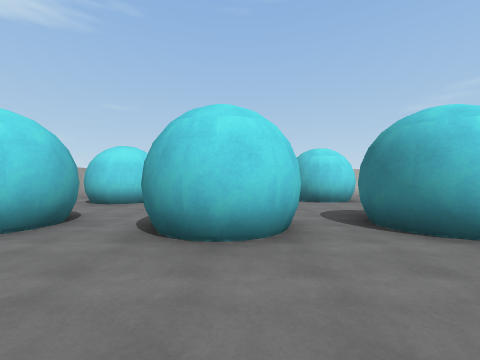
View 1 (above)

21 first-person views from a walk through a scene from a Unity 3-D project. The camera is 1.5 m above the floor, looks level and sees 90° across. The floor is counted in squares, 2 m on a side. Each view is taken from the middle of a square. On the plan, view 1 faces up. The plan holds only what a view shows up to about 9 squares ahead; the rest is blank. The place goes on beyond the plan. Surface patterns are stand-ins for the level's own textures.

View 2
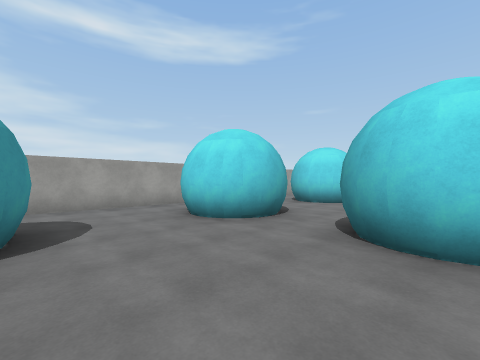

View 3
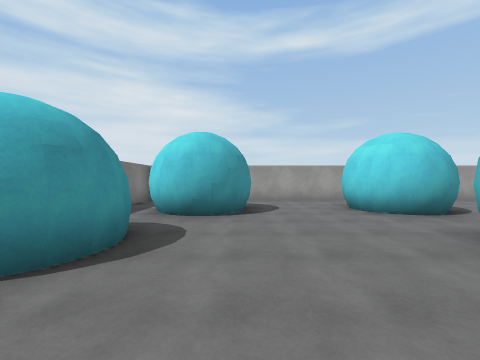

View 4
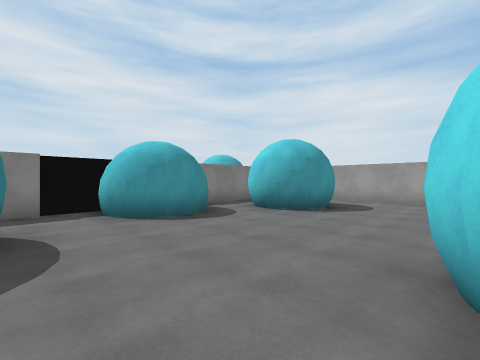

View 5
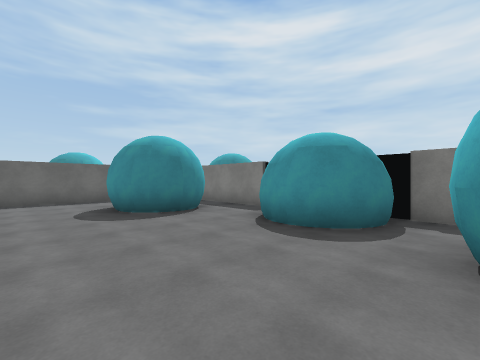

View 6
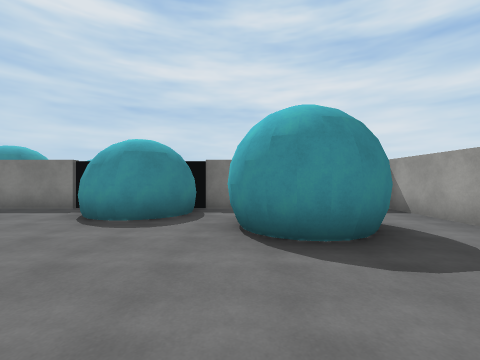

View 7
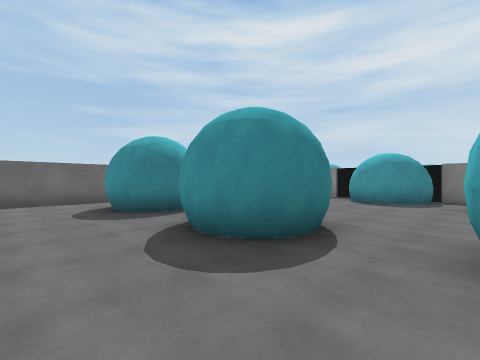

View 8
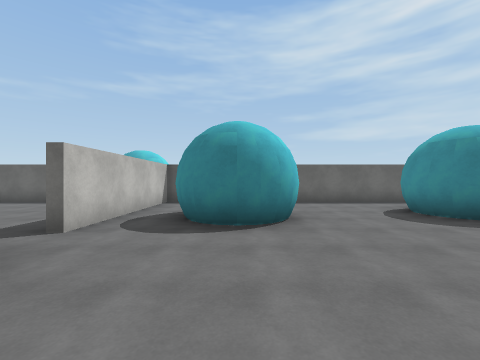

View 9
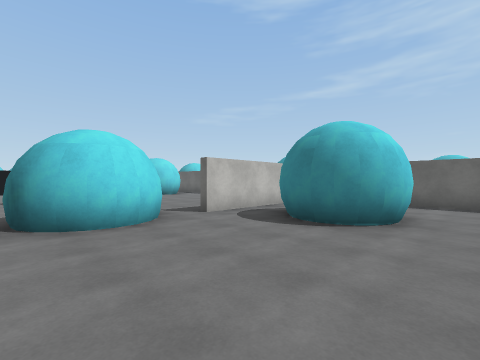

View 10
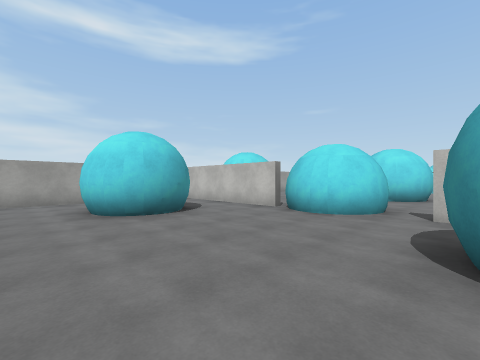

View 11
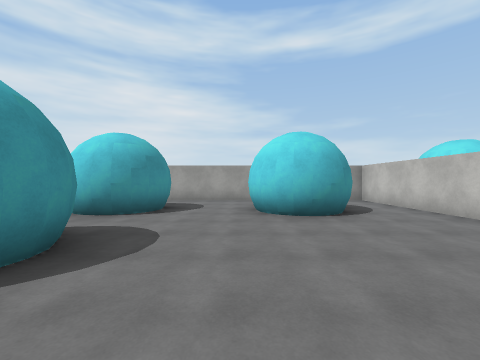

View 12
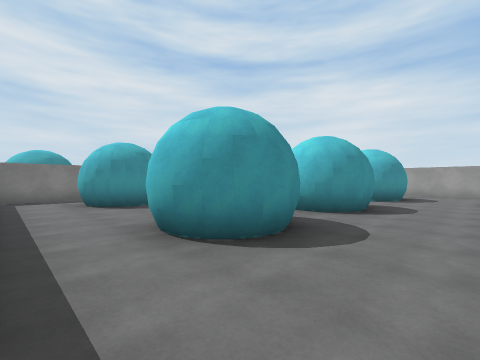

View 13
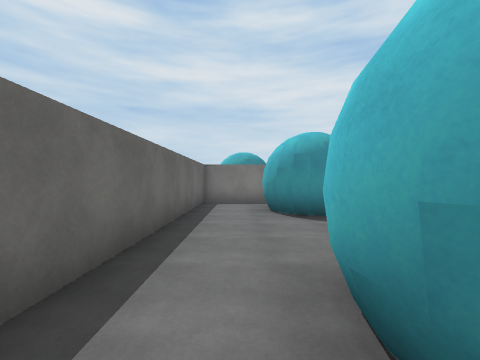

View 14
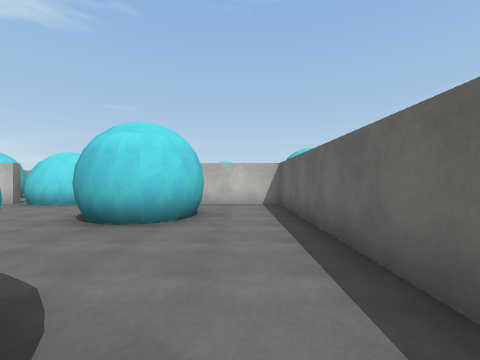

View 15
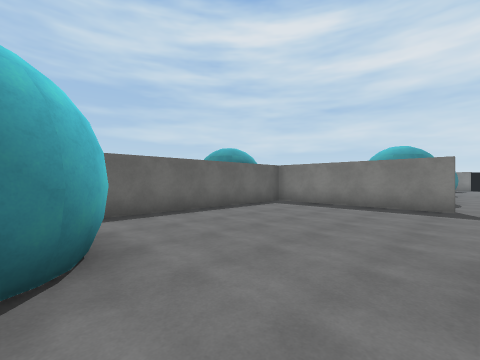

View 16
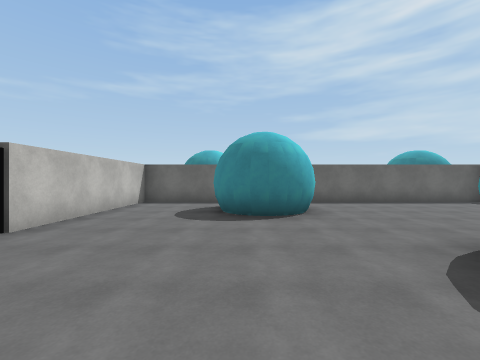

View 17
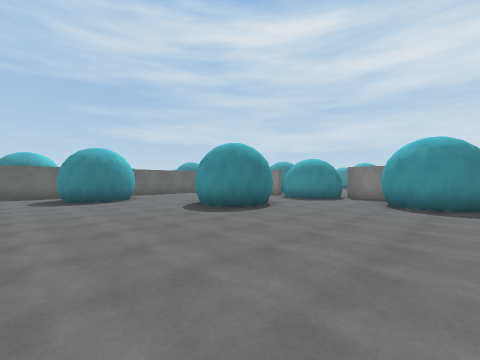

View 18
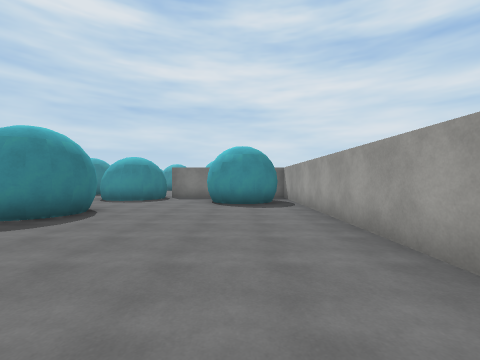

View 19
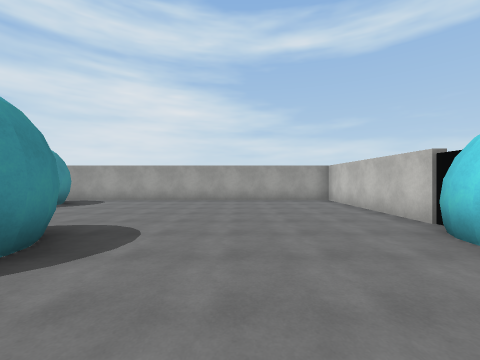

View 20
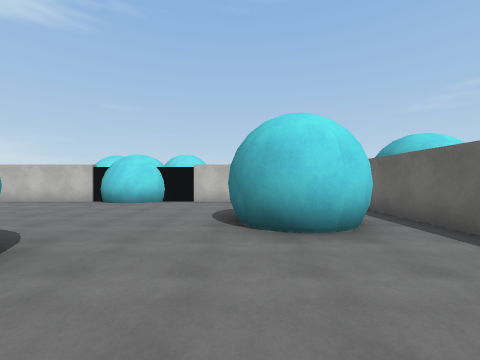

View 21
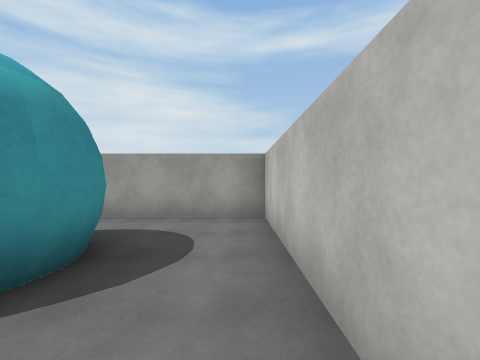

### Floor plan
Key: @ floor where view 1 was taken; # wall or solid block; x gap in a wall; . floor.
Columns run from 7 left of view 1 to 7 right of it. Each row starts with its distance up from view 1.
 24 ###############
 23 #.....##......#
 22 #.............#
 21 #.............#
 20 #.........## .#
 19 #.........###.#
 18 #.............#
 17 #.....##......#
 16 #.....##......#
 15 #.............#
 14 ####..........#
 13  ###..##......#
 12 ########.######
 11 #.....#.......#
 10 #.........#...#
  9 #.###....###..#
  8 #.###.....#...#
  7 #.............#
  6 #.............#
  5 #..#..##..##..#
  4 #. ##.##xx##..#
  3 #.##..##..##..#
  2 #.............#
  1 #.............#
  0 #..#...@..##..#
 -1 #.###....###..#
 -2 #..#..##..# ..#
 -3 #....###......#
 -4 ###############

Where each view was taken, in squares from view 1:
view 1: 0 up, 0 right, facing up
view 2: 0 up, 0 right, facing up-left
view 3: 0 up, 2 right, facing left
view 4: 3 up, 2 right, facing down-left
view 5: 2 up, 3 left, facing down-right
view 6: 3 up, 3 left, facing down
view 7: 7 up, 3 left, facing down-right
view 8: 9 up, 2 left, facing right
view 9: 7 up, 2 left, facing up-right
view 10: 6 up, 2 right, facing up-left
view 11: 7 up, 2 right, facing left
view 12: 7 up, 6 right, facing down-left
view 13: 5 up, 5 right, facing down
view 14: 4 up, 5 right, facing up
view 15: 19 up, 1 right, facing down-right
view 16: 20 up, 2 left, facing right
view 17: 22 up, 6 left, facing down-right
view 18: 22 up, 5 left, facing down
view 19: 20 up, 2 right, facing left
view 20: 15 up, 3 right, facing up
view 21: 11 up, 2 left, facing left
